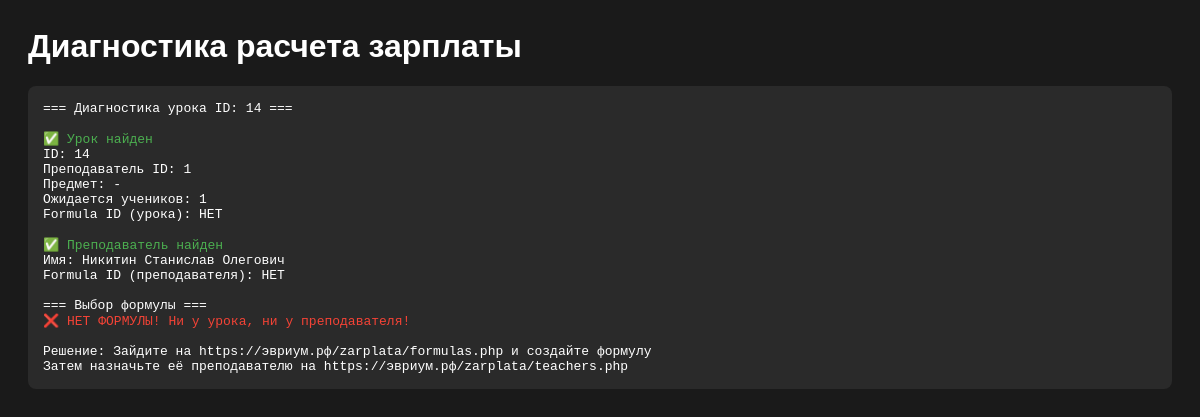
Before: /zarplata/bot/check_payment.php?lesson_id=14 with the older database file.
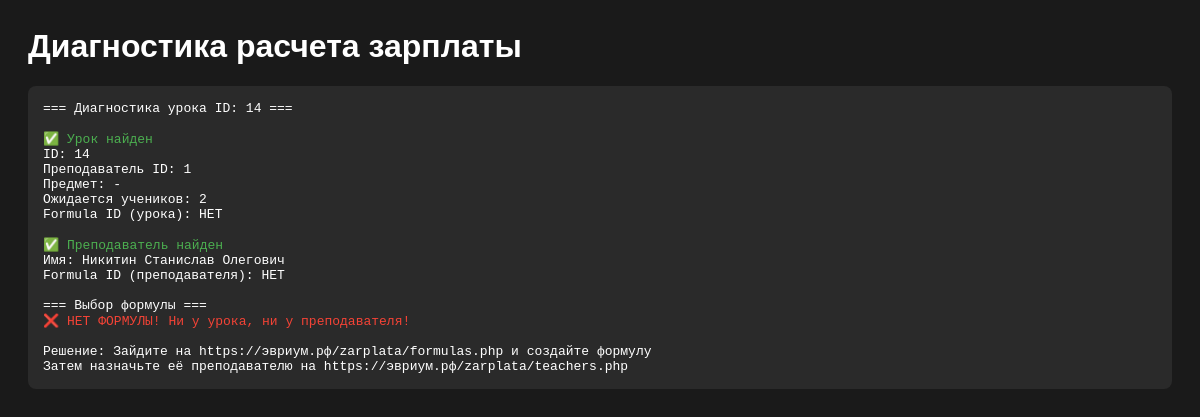
After: the same page with the newer database file.
### tables this page shows
CREATE TABLE IF NOT EXISTS `lessons_template` (
  `id` int(11) NOT NULL AUTO_INCREMENT,
  `teacher_id` int(11) NOT NULL,
  `day_of_week` tinyint(4) NOT NULL,
  `room` tinyint(1) DEFAULT '1',
  `time_start` time NOT NULL,
  `time_end` time NOT NULL,
  `lesson_type` enum('group','individual') DEFAULT 'group',
  `subject` varchar(100) DEFAULT NULL,
  `tier` enum('S','A','B','C','D') DEFAULT 'C',
  `grades` varchar(50) DEFAULT NULL,
  `students` text,
  `expected_students` int(11) DEFAULT '1',
  `formula_id` int(11) DEFAULT NULL,
  `active` tinyint(1) DEFAULT '1',
  `created_at` datetime DEFAULT CURRENT_TIMESTAMP,
  `updated_at` datetime DEFAULT CURRENT_TIMESTAMP ON UPDATE CURRENT_TIMESTAMP,
  PRIMARY KEY (`id`),
  KEY `formula_id` (`formula_id`),
  KEY `idx_teacher_day` (`teacher_id`,`day_of_week`),
  KEY `idx_active` (`active`)
);

### zarplata/config/db.php (called while the page is built, shortened)
<?php
$pdo = null;
function getDB() {
    global $pdo;
    if ($pdo === null) {
        try {
            $dsn = sprintf(
                "mysql:host=%s;dbname=%s;charset=%s",
                DB_HOST,
                DB_NAME,
                DB_CHARSET
            );
            $options = [
                PDO::ATTR_ERRMODE => PDO::ERRMODE_EXCEPTION,
                PDO::ATTR_DEFAULT_FETCH_MODE => PDO::FETCH_ASSOC,
                PDO::ATTR_EMULATE_PREPARES => false,
            ];
            $pdo = new PDO($dsn, DB_USER, DB_PASS, $options);
        } catch (PDOException $e) {
            error_log("Database connection failed: " . $e->getMessage());
            die("Ошибка подключения к базе данных");
        }
    }
    return $pdo;
}
function dbQueryOne($sql, $params = []) {
    try {
        $pdo = getDB();
        $stmt = $pdo->prepare($sql);
        $stmt->execute($params);
        $result = $stmt->fetch();
        return $result ?: null;
    } catch (PDOException $e) {
        error_log("Query failed: " . $e->getMessage());
        return null;
    }
}

### zarplata/bot/check_payment.php (the view, shortened to what this page needs)
<?php
echo "<h1>Диагностика расчета зарплаты</h1>";
$lessonId = filter_var($_GET['lesson_id'] ?? 12, FILTER_VALIDATE_INT);
echo "<pre>";
echo "=== Диагностика урока ID: $lessonId ===\n\n";
$lesson = dbQueryOne("SELECT * FROM lessons_template WHERE id = ?", [$lessonId]);
echo "<span class='success'>✅ Урок найден</span>\n";
echo "ID: {$lesson['id']}\n";
echo "Преподаватель ID: {$lesson['teacher_id']}\n";
echo "Предмет: " . ($lesson['subject'] ?: '-') . "\n";
echo "Ожидается учеников: {$lesson['expected_students']}\n";
echo "Formula ID (урока): " . ($lesson['formula_id'] ?: 'НЕТ') . "\n\n";
$teacher = dbQueryOne("SELECT * FROM teachers WHERE id = ?", [$lesson['teacher_id']]);
echo "<span class='success'>✅ Преподаватель найден</span>\n";
echo "Имя: {$teacher['name']}\n";
echo "Formula ID (преподавателя): " . ($teacher['formula_id'] ?: 'НЕТ') . "\n\n";
$formulaId = $lesson['formula_id'] ?? $teacher['formula_id'] ?? null;
echo "=== Выбор формулы ===\n";
if ($formulaId) {
    echo "<span class='success'>✅ Formula ID для расчета: $formulaId</span>\n\n";
} else {
    echo "<span class='error'>❌ НЕТ ФОРМУЛЫ! Ни у урока, ни у преподавателя!</span>\n";
    echo "\nРешение: Зайдите на https://эвриум.рф/zarplata/formulas.php и создайте формулу\n";
    echo "Затем назначьте её преподавателю на https://эвриум.рф/zarplata/teachers.php\n";
    exit;
}

Changed rows visible on the page:
changed lessons_template "НЕТ": expected_students "1" → "2"
